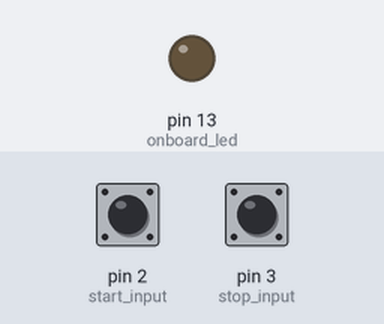
Bench run of a program on a simulated Arduino Nano, built with avr-gcc and run on an emulated ATmega328P. Shown: output pins drawn as LEDs (lit = HIGH). Dashed ring = blinking. The inputs (shaded band) are chosen by the test bench; at power-on: pin 2 (start_input) HIGH, pin 3 (stop_input) HIGH.

Above: at 1.2 s.
1.3 s: pin 2 (start_input) pulled LOW for 1 s
3.8 s: pin 3 (stop_input) pulled LOW for 1 s
At 4.55 s:
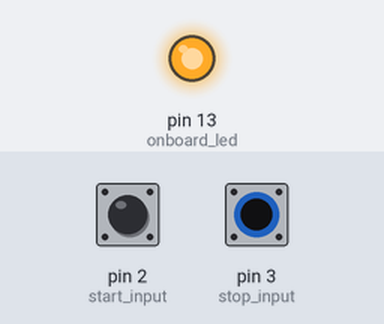
7.8 s: pin 2 (start_input) pulled LOW for 3.2 s
At 9.2 s:
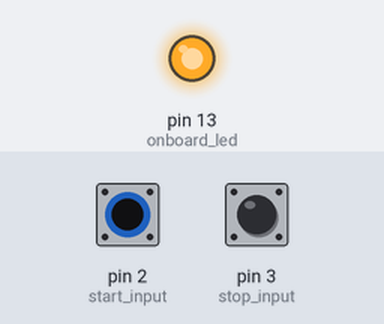
12.5 s: pin 3 (stop_input) pulled LOW for 3.2 s
At 13.9 s:
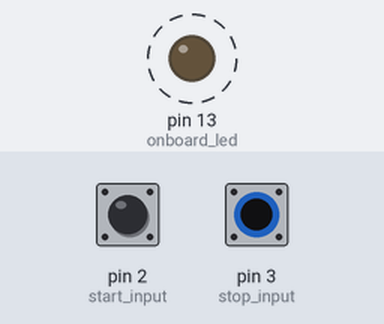
Timing chart, 0 to 18.2 s (numbered marks = the images above; inputs shaded):
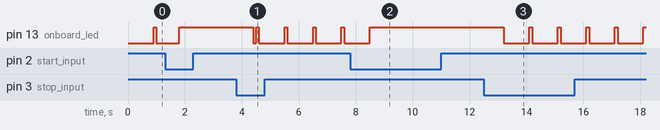

Measured:
- after the input at 3.8 s, pin 13 (onboard_led): HIGH → LOW after 0.60 s, then repeats every 1.0 s: HIGH 0.10 s, LOW 0.90 s
- after the input at 7.8 s, pin 13 (onboard_led): goes on until 8.5 s, then stays HIGH
- after the input at 12.5 s, pin 13 (onboard_led): alternates HIGH for 0.10 s and LOW for 0.90 s, starting after 0.70 s

The program:

main.cpp
```cpp
#include <Arduino.h>
#include <PCF8574.h>
#include <Wire.h>

#define N_STEPS_MAX 15  // max steps of scenario
#define ON  1
#define OFF 0

void LED_ctrl(uint8_t n_led, uint8_t act);

PCF8574 pcf20(0x20), pcf21(0x21);

const int scenario[N_STEPS_MAX][1+14+1]=
{// time, actions ("+x" - turn led X on, "-x" - turn led X off), 0-end
  {  1, +12, +14, 0},  // floor 12 & arrow down on
  { 30, -12, +11, 0},  // floor 12 off, 11 on
  { 60, -11, +10, 0},
  { 90, -10,  +9, 0},
  {120,  -9,  +8, 0},
  {150,  -8,  +7, 0},
  {180,  -7,  +6, 0},
  {210,  -6,  +5, 0},
  {240,  -5,  +4, 0},
  {270,  -4,  +3, 0},
  {300,  -3,  +2, 0},
  {330,  -2,  +1, +13, 0},  // floor 1 & arrow up on
  {360, +14, 0},            // arrow down on
  {660,  -1, -13, -14, 0}   // all off
};

void setup() {
  Serial.begin(9600);
  pcf20.begin();
  pcf21.begin();

  pinMode(2, INPUT_PULLUP);     // start input
  pinMode(3, INPUT_PULLUP);     // stop input
  pinMode(LED_BUILTIN, OUTPUT); // onboard led
}

void LED_ctrl(uint8_t n_led, uint8_t act)
{
  if ((n_led >= 1) && (n_led <= 8))
  {
    pcf20.write(n_led-1, act?0:1);
  } else
  if ((n_led >= 9) && (n_led <= 16))
  {
    pcf21.write(n_led-9, act?0:1);
  }
}

void loop() {
  static unsigned long oldMillis;
  static unsigned int but1_ON, but1_old, but1_cnt,
                      but2_ON, but2_old, but2_cnt,
                      scen_time = 0;
  static uint8_t run = 0, st_led_cnt = 0, scen_step;

  unsigned int currentMillis = millis(), j;

  if (digitalRead(2) == 0)  // debounce start but
  {
      if (but1_old == 1)
      {
          if (but1_cnt < 2000) but1_cnt++;
          if (but1_cnt > 500) but1_ON = 1;
      } else but1_old = 1;
  } else
  {
    but1_old = 0;
    but1_cnt = 0;
    but1_ON = 0;
  }

  if (digitalRead(3) == 0)  // debounce stop but
  {
      if (but2_old == 1)
      {
          if (but2_cnt < 2000) but2_cnt++;
          if (but2_cnt > 500) but2_ON = 1;
      } else but2_old = 1;
  } else
  {
    but2_old = 0;
    but2_cnt = 0;
    but2_ON = 0;
  }

  if (currentMillis - oldMillis >= 100) // timeout 100 ms
  {
    oldMillis = currentMillis;

    if (run == 0)
    {
      // if but start
      if ((but1_ON == 1) && (but2_ON == 0))
      {
        digitalWrite(LED_BUILTIN, HIGH);
        run = 1;
        scen_time = 0;
        scen_step = 0;
      }
    } else
    if (run == 1)
    {
      // if but stop
      if ((but1_ON == 0) && (but2_ON == 1))
      {
        digitalWrite(LED_BUILTIN, LOW);
        run = 0;
        scen_time = 0;
        scen_step = 0;
        for (j = 1; j <= 16; j++) LED_ctrl(j, 0); // all off
      }
    }
    if (run)
    {
      if (scen_time < 32000) scen_time++;

      if (scen_time >= (uint16_t)(scenario[scen_step][0]))
      {
        if (scenario[scen_step][0] == 0) run = 0;
        j = 0;
        while (scenario[scen_step][++j] != 0)
        {
          if (scenario[scen_step][j] > 0) LED_ctrl(scenario[scen_step][j], ON);
          else if (scenario[scen_step][j] < 0) LED_ctrl((uint8_t)(-1*scenario[scen_step][j]), OFF);
        }
        if (run != 0) scen_step++;
      }

      if (run == 0)
      {
        for (j = 1; j <= 16; j++) LED_ctrl(j, 0); // all off
      }
    } else
    {
      // onboard led flashing
      if (digitalRead(LED_BUILTIN) == 0)
      {
        if (++st_led_cnt >= 9)
        {
          st_led_cnt = 0;
          digitalWrite(LED_BUILTIN, HIGH);
        }
      } else
      {
        if (++st_led_cnt >= 1)
        {
          st_led_cnt = 0;
          digitalWrite(LED_BUILTIN, LOW);
        }
      }
    }
  }
}
```
